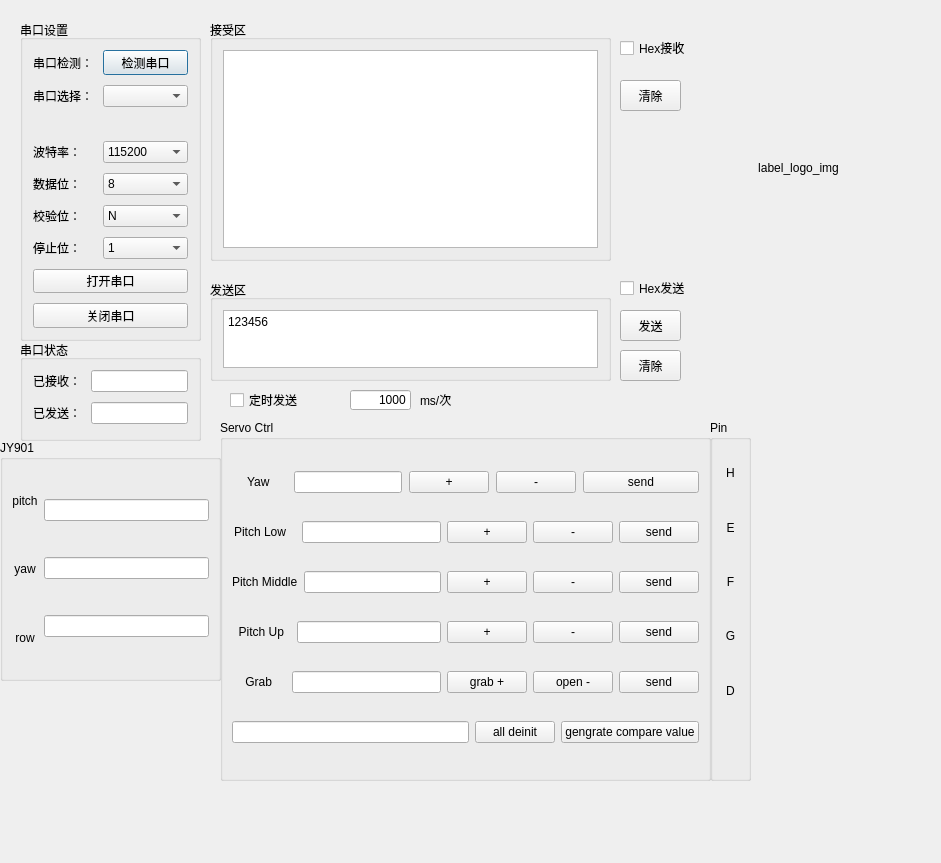
<?xml version="1.0" encoding="UTF-8"?>
<ui version="4.0">
 <class>Form</class>
 <widget class="QWidget" name="Form">
  <property name="geometry">
   <rect>
    <x>0</x>
    <y>0</y>
    <width>941</width>
    <height>863</height>
   </rect>
  </property>
  <property name="windowTitle">
   <string>Form</string>
  </property>
  <widget class="QGroupBox" name="formGroupBox">
   <property name="geometry">
    <rect>
     <x>20</x>
     <y>20</y>
     <width>181</width>
     <height>321</height>
    </rect>
   </property>
   <property name="title">
    <string>串口设置</string>
   </property>
   <layout class="QFormLayout" name="formLayout">
    <property name="horizontalSpacing">
     <number>10</number>
    </property>
    <property name="verticalSpacing">
     <number>10</number>
    </property>
    <property name="leftMargin">
     <number>10</number>
    </property>
    <property name="topMargin">
     <number>10</number>
    </property>
    <property name="rightMargin">
     <number>10</number>
    </property>
    <property name="bottomMargin">
     <number>10</number>
    </property>
    <item row="0" column="0">
     <widget class="QLabel" name="s1__lb_1">
      <property name="text">
       <string>串口检测：</string>
      </property>
     </widget>
    </item>
    <item row="0" column="1">
     <widget class="QPushButton" name="s1__box_1">
      <property name="text">
       <string>检测串口</string>
      </property>
      <property name="autoRepeatInterval">
       <number>100</number>
      </property>
      <property name="default">
       <bool>true</bool>
      </property>
     </widget>
    </item>
    <item row="1" column="0">
     <widget class="QLabel" name="s1__lb_2">
      <property name="text">
       <string>串口选择：</string>
      </property>
     </widget>
    </item>
    <item row="1" column="1">
     <widget class="QComboBox" name="s1__box_2"/>
    </item>
    <item row="3" column="0">
     <widget class="QLabel" name="s1__lb_3">
      <property name="text">
       <string>波特率：</string>
      </property>
     </widget>
    </item>
    <item row="3" column="1">
     <widget class="QComboBox" name="s1__box_3">
      <item>
       <property name="text">
        <string>115200</string>
       </property>
      </item>
      <item>
       <property name="text">
        <string>2400</string>
       </property>
      </item>
      <item>
       <property name="text">
        <string>4800</string>
       </property>
      </item>
      <item>
       <property name="text">
        <string>9600</string>
       </property>
      </item>
      <item>
       <property name="text">
        <string>14400</string>
       </property>
      </item>
      <item>
       <property name="text">
        <string>19200</string>
       </property>
      </item>
      <item>
       <property name="text">
        <string>38400</string>
       </property>
      </item>
      <item>
       <property name="text">
        <string>57600</string>
       </property>
      </item>
      <item>
       <property name="text">
        <string>76800</string>
       </property>
      </item>
      <item>
       <property name="text">
        <string>12800</string>
       </property>
      </item>
      <item>
       <property name="text">
        <string>230400</string>
       </property>
      </item>
      <item>
       <property name="text">
        <string>460800</string>
       </property>
      </item>
     </widget>
    </item>
    <item row="4" column="0">
     <widget class="QLabel" name="s1__lb_4">
      <property name="text">
       <string>数据位：</string>
      </property>
     </widget>
    </item>
    <item row="4" column="1">
     <widget class="QComboBox" name="s1__box_4">
      <item>
       <property name="text">
        <string>8</string>
       </property>
      </item>
      <item>
       <property name="text">
        <string>7</string>
       </property>
      </item>
      <item>
       <property name="text">
        <string>6</string>
       </property>
      </item>
      <item>
       <property name="text">
        <string>5</string>
       </property>
      </item>
     </widget>
    </item>
    <item row="5" column="0">
     <widget class="QLabel" name="s1__lb_5">
      <property name="text">
       <string>校验位：</string>
      </property>
     </widget>
    </item>
    <item row="5" column="1">
     <widget class="QComboBox" name="s1__box_5">
      <item>
       <property name="text">
        <string>N</string>
       </property>
      </item>
     </widget>
    </item>
    <item row="7" column="0" colspan="2">
     <widget class="QPushButton" name="open_button">
      <property name="text">
       <string>打开串口</string>
      </property>
     </widget>
    </item>
    <item row="8" column="0" colspan="2">
     <widget class="QPushButton" name="close_button">
      <property name="text">
       <string>关闭串口</string>
      </property>
     </widget>
    </item>
    <item row="6" column="0">
     <widget class="QLabel" name="s1__lb_6">
      <property name="text">
       <string>停止位：</string>
      </property>
     </widget>
    </item>
    <item row="6" column="1">
     <widget class="QComboBox" name="s1__box_6">
      <item>
       <property name="text">
        <string>1</string>
       </property>
      </item>
     </widget>
    </item>
    <item row="2" column="0" colspan="2">
     <widget class="QLabel" name="state_label">
      <property name="text">
       <string/>
      </property>
      <property name="textFormat">
       <enum>Qt::AutoText</enum>
      </property>
      <property name="scaledContents">
       <bool>true</bool>
      </property>
      <property name="alignment">
       <set>Qt::AlignRight|Qt::AlignTrailing|Qt::AlignVCenter</set>
      </property>
     </widget>
    </item>
   </layout>
  </widget>
  <widget class="QGroupBox" name="verticalGroupBox">
   <property name="geometry">
    <rect>
     <x>210</x>
     <y>20</y>
     <width>401</width>
     <height>241</height>
    </rect>
   </property>
   <property name="title">
    <string>接受区</string>
   </property>
   <layout class="QVBoxLayout" name="verticalLayout">
    <property name="leftMargin">
     <number>10</number>
    </property>
    <property name="topMargin">
     <number>10</number>
    </property>
    <property name="rightMargin">
     <number>10</number>
    </property>
    <property name="bottomMargin">
     <number>10</number>
    </property>
    <item>
     <widget class="QTextBrowser" name="s2__receive_text"/>
    </item>
   </layout>
  </widget>
  <widget class="QGroupBox" name="verticalGroupBox_2">
   <property name="geometry">
    <rect>
     <x>210</x>
     <y>280</y>
     <width>401</width>
     <height>101</height>
    </rect>
   </property>
   <property name="title">
    <string>发送区</string>
   </property>
   <layout class="QVBoxLayout" name="verticalLayout_2">
    <property name="leftMargin">
     <number>10</number>
    </property>
    <property name="topMargin">
     <number>10</number>
    </property>
    <property name="rightMargin">
     <number>10</number>
    </property>
    <property name="bottomMargin">
     <number>10</number>
    </property>
    <item>
     <widget class="QTextEdit" name="s3__send_text">
      <property name="html">
       <string>&lt;!DOCTYPE HTML PUBLIC &quot;-//W3C//DTD HTML 4.0//EN&quot; &quot;http://www.w3.org/TR/REC-html40/strict.dtd&quot;&gt;
&lt;html&gt;&lt;head&gt;&lt;meta name=&quot;qrichtext&quot; content=&quot;1&quot; /&gt;&lt;style type=&quot;text/css&quot;&gt;
p, li { white-space: pre-wrap; }
&lt;/style&gt;&lt;/head&gt;&lt;body style=&quot; font-family:'SimSun'; font-size:9pt; font-weight:400; font-style:normal;&quot;&gt;
&lt;p style=&quot; margin-top:0px; margin-bottom:0px; margin-left:0px; margin-right:0px; -qt-block-indent:0; text-indent:0px;&quot;&gt;123456&lt;/p&gt;&lt;/body&gt;&lt;/html&gt;</string>
      </property>
     </widget>
    </item>
   </layout>
  </widget>
  <widget class="QPushButton" name="s3__send_button">
   <property name="geometry">
    <rect>
     <x>620</x>
     <y>310</y>
     <width>61</width>
     <height>31</height>
    </rect>
   </property>
   <property name="text">
    <string>发送</string>
   </property>
  </widget>
  <widget class="QPushButton" name="s3__clear_button">
   <property name="geometry">
    <rect>
     <x>620</x>
     <y>350</y>
     <width>61</width>
     <height>31</height>
    </rect>
   </property>
   <property name="text">
    <string>清除</string>
   </property>
  </widget>
  <widget class="QGroupBox" name="formGroupBox">
   <property name="geometry">
    <rect>
     <x>20</x>
     <y>340</y>
     <width>181</width>
     <height>101</height>
    </rect>
   </property>
   <property name="title">
    <string>串口状态</string>
   </property>
   <layout class="QFormLayout" name="formLayout_2">
    <property name="horizontalSpacing">
     <number>10</number>
    </property>
    <property name="verticalSpacing">
     <number>10</number>
    </property>
    <property name="leftMargin">
     <number>10</number>
    </property>
    <property name="topMargin">
     <number>10</number>
    </property>
    <property name="rightMargin">
     <number>10</number>
    </property>
    <property name="bottomMargin">
     <number>10</number>
    </property>
    <item row="0" column="0">
     <widget class="QLabel" name="label">
      <property name="text">
       <string>已接收：</string>
      </property>
     </widget>
    </item>
    <item row="1" column="0">
     <widget class="QLabel" name="label_2">
      <property name="text">
       <string>已发送：</string>
      </property>
     </widget>
    </item>
    <item row="0" column="1">
     <widget class="QLineEdit" name="lineEdit"/>
    </item>
    <item row="1" column="1">
     <widget class="QLineEdit" name="lineEdit_2"/>
    </item>
   </layout>
  </widget>
  <widget class="QCheckBox" name="hex_send">
   <property name="geometry">
    <rect>
     <x>620</x>
     <y>280</y>
     <width>81</width>
     <height>16</height>
    </rect>
   </property>
   <property name="text">
    <string>Hex发送</string>
   </property>
  </widget>
  <widget class="QCheckBox" name="hex_receive">
   <property name="geometry">
    <rect>
     <x>620</x>
     <y>40</y>
     <width>81</width>
     <height>16</height>
    </rect>
   </property>
   <property name="text">
    <string>Hex接收</string>
   </property>
  </widget>
  <widget class="QPushButton" name="s2__clear_button">
   <property name="geometry">
    <rect>
     <x>620</x>
     <y>80</y>
     <width>61</width>
     <height>31</height>
    </rect>
   </property>
   <property name="text">
    <string>清除</string>
   </property>
  </widget>
  <widget class="QCheckBox" name="timer_send_cb">
   <property name="geometry">
    <rect>
     <x>230</x>
     <y>390</y>
     <width>101</width>
     <height>20</height>
    </rect>
   </property>
   <property name="text">
    <string>定时发送</string>
   </property>
  </widget>
  <widget class="QLineEdit" name="lineEdit_3">
   <property name="geometry">
    <rect>
     <x>350</x>
     <y>390</y>
     <width>61</width>
     <height>20</height>
    </rect>
   </property>
   <property name="text">
    <string>1000</string>
   </property>
   <property name="alignment">
    <set>Qt::AlignRight|Qt::AlignTrailing|Qt::AlignVCenter</set>
   </property>
  </widget>
  <widget class="QLabel" name="dw">
   <property name="geometry">
    <rect>
     <x>420</x>
     <y>390</y>
     <width>54</width>
     <height>20</height>
    </rect>
   </property>
   <property name="text">
    <string>ms/次</string>
   </property>
  </widget>
  <widget class="QGroupBox" name="groupBox">
   <property name="geometry">
    <rect>
     <x>0</x>
     <y>440</y>
     <width>221</width>
     <height>241</height>
    </rect>
   </property>
   <property name="title">
    <string>JY901</string>
   </property>
   <layout class="QHBoxLayout" name="horizontalLayout">
    <item>
     <layout class="QVBoxLayout" name="verticalLayout_4">
      <item>
       <widget class="QLabel" name="pitch_label">
        <property name="text">
         <string>pitch</string>
        </property>
        <property name="alignment">
         <set>Qt::AlignCenter</set>
        </property>
       </widget>
      </item>
      <item>
       <widget class="QLabel" name="yaw_label">
        <property name="text">
         <string>yaw</string>
        </property>
        <property name="alignment">
         <set>Qt::AlignCenter</set>
        </property>
       </widget>
      </item>
      <item>
       <widget class="QLabel" name="raw">
        <property name="text">
         <string>row</string>
        </property>
        <property name="alignment">
         <set>Qt::AlignCenter</set>
        </property>
       </widget>
      </item>
     </layout>
    </item>
    <item>
     <layout class="QVBoxLayout" name="verticalLayout_3">
      <item>
       <widget class="QLineEdit" name="pitch_line_edit"/>
      </item>
      <item>
       <widget class="QLineEdit" name="yaw_line_edit"/>
      </item>
      <item>
       <widget class="QLineEdit" name="row_line_edit"/>
      </item>
     </layout>
    </item>
   </layout>
  </widget>
  <widget class="QGroupBox" name="ServoCtrl">
   <property name="geometry">
    <rect>
     <x>220</x>
     <y>420</y>
     <width>491</width>
     <height>361</height>
    </rect>
   </property>
   <property name="title">
    <string>Servo Ctrl</string>
   </property>
   <layout class="QVBoxLayout" name="verticalLayout_5">
    <item>
     <layout class="QHBoxLayout" name="horizontalLayout_2" stretch="0,0,0,0,3">
      <property name="spacing">
       <number>7</number>
      </property>
      <property name="leftMargin">
       <number>2</number>
      </property>
      <item>
       <widget class="QLabel" name="label_yaw_servo">
        <property name="text">
         <string>    Yaw     </string>
        </property>
        <property name="alignment">
         <set>Qt::AlignJustify|Qt::AlignVCenter</set>
        </property>
       </widget>
      </item>
      <item>
       <widget class="QLineEdit" name="line_edit_yaw_servo_value"/>
      </item>
      <item>
       <widget class="QPushButton" name="bt_yaw_servo_compare_value_add">
        <property name="text">
         <string>+</string>
        </property>
       </widget>
      </item>
      <item>
       <widget class="QPushButton" name="bt_yaw_servo_compare_value_desc">
        <property name="text">
         <string>-</string>
        </property>
       </widget>
      </item>
      <item>
       <widget class="QPushButton" name="bt_yaw_servo_value_send">
        <property name="text">
         <string>send</string>
        </property>
       </widget>
      </item>
     </layout>
    </item>
    <item>
     <layout class="QHBoxLayout" name="horizontalLayout_3">
      <property name="leftMargin">
       <number>2</number>
      </property>
      <item>
       <widget class="QLabel" name="label_pitch_servo_low">
        <property name="text">
         <string>Pitch Low   </string>
        </property>
        <property name="alignment">
         <set>Qt::AlignCenter</set>
        </property>
       </widget>
      </item>
      <item>
       <widget class="QLineEdit" name="line_edit_pitch_low_servo"/>
      </item>
      <item>
       <widget class="QPushButton" name="bt_pitch_low_add">
        <property name="text">
         <string>+</string>
        </property>
       </widget>
      </item>
      <item>
       <widget class="QPushButton" name="bt_pitch_low_desc">
        <property name="text">
         <string>-</string>
        </property>
       </widget>
      </item>
      <item>
       <widget class="QPushButton" name="bt_pitch_low_send">
        <property name="text">
         <string>send</string>
        </property>
       </widget>
      </item>
     </layout>
    </item>
    <item>
     <layout class="QHBoxLayout" name="horizontalLayout_4">
      <item>
       <widget class="QLabel" name="label_pitch_middle">
        <property name="text">
         <string>Pitch Middle</string>
        </property>
       </widget>
      </item>
      <item>
       <widget class="QLineEdit" name="line_edit_pitch_middle"/>
      </item>
      <item>
       <widget class="QPushButton" name="bt_pitch_middle_add">
        <property name="text">
         <string>+</string>
        </property>
       </widget>
      </item>
      <item>
       <widget class="QPushButton" name="bt_pitch_middle_desc">
        <property name="text">
         <string>-</string>
        </property>
       </widget>
      </item>
      <item>
       <widget class="QPushButton" name="bt_pitch_middle_send">
        <property name="text">
         <string>send</string>
        </property>
       </widget>
      </item>
     </layout>
    </item>
    <item>
     <layout class="QHBoxLayout" name="horizontalLayout_5">
      <item>
       <widget class="QLabel" name="label_pitch_up">
        <property name="text">
         <string>  Pitch Up  </string>
        </property>
       </widget>
      </item>
      <item>
       <widget class="QLineEdit" name="line_edit_pitch_up"/>
      </item>
      <item>
       <widget class="QPushButton" name="bt_pitch_up_add">
        <property name="text">
         <string>+</string>
        </property>
       </widget>
      </item>
      <item>
       <widget class="QPushButton" name="bt_pitch_up_desc">
        <property name="text">
         <string>-</string>
        </property>
       </widget>
      </item>
      <item>
       <widget class="QPushButton" name="bt_pitch_up_send">
        <property name="text">
         <string>send</string>
        </property>
       </widget>
      </item>
     </layout>
    </item>
    <item>
     <layout class="QHBoxLayout" name="horizontalLayout_6">
      <item>
       <widget class="QLabel" name="label_grab">
        <property name="text">
         <string>    Grab    </string>
        </property>
       </widget>
      </item>
      <item>
       <widget class="QLineEdit" name="line_edit_grab"/>
      </item>
      <item>
       <widget class="QPushButton" name="bt_grab_add">
        <property name="text">
         <string>grab +</string>
        </property>
       </widget>
      </item>
      <item>
       <widget class="QPushButton" name="bt_grab_desc">
        <property name="text">
         <string>open -</string>
        </property>
       </widget>
      </item>
      <item>
       <widget class="QPushButton" name="bt_grab_send">
        <property name="text">
         <string>send</string>
        </property>
       </widget>
      </item>
     </layout>
    </item>
    <item>
     <layout class="QHBoxLayout" name="horizontalLayout_7">
      <item>
       <widget class="QLineEdit" name="line_edit_five_servo_compare_value"/>
      </item>
      <item>
       <widget class="QPushButton" name="bt_all_deinit">
        <property name="text">
         <string>all deinit</string>
        </property>
       </widget>
      </item>
      <item>
       <widget class="QPushButton" name="bt_generate_compare_value">
        <property name="text">
         <string>gengrate compare value</string>
        </property>
       </widget>
      </item>
     </layout>
    </item>
   </layout>
  </widget>
  <widget class="QGroupBox" name="groupBox_2">
   <property name="geometry">
    <rect>
     <x>710</x>
     <y>420</y>
     <width>41</width>
     <height>361</height>
    </rect>
   </property>
   <property name="title">
    <string>Pin</string>
   </property>
   <layout class="QVBoxLayout" name="verticalLayout_6">
    <item>
     <layout class="QVBoxLayout" name="layout_pin_remap">
      <item>
       <widget class="QLabel" name="label_3">
        <property name="text">
         <string>H</string>
        </property>
        <property name="scaledContents">
         <bool>true</bool>
        </property>
        <property name="alignment">
         <set>Qt::AlignCenter</set>
        </property>
       </widget>
      </item>
      <item>
       <widget class="QLabel" name="label_4">
        <property name="text">
         <string>E</string>
        </property>
        <property name="alignment">
         <set>Qt::AlignCenter</set>
        </property>
       </widget>
      </item>
      <item>
       <widget class="QLabel" name="label_6">
        <property name="text">
         <string>F</string>
        </property>
        <property name="alignment">
         <set>Qt::AlignCenter</set>
        </property>
       </widget>
      </item>
      <item>
       <widget class="QLabel" name="label_5">
        <property name="text">
         <string>G</string>
        </property>
        <property name="alignment">
         <set>Qt::AlignCenter</set>
        </property>
       </widget>
      </item>
      <item>
       <widget class="QLabel" name="label_7">
        <property name="text">
         <string>D</string>
        </property>
        <property name="alignment">
         <set>Qt::AlignCenter</set>
        </property>
       </widget>
      </item>
      <item>
       <widget class="QLabel" name="label_9">
        <property name="text">
         <string> </string>
        </property>
       </widget>
      </item>
     </layout>
    </item>
   </layout>
  </widget>
  <widget class="QLabel" name="label_logo_img">
   <property name="geometry">
    <rect>
     <x>700</x>
     <y>50</y>
     <width>197</width>
     <height>235</height>
    </rect>
   </property>
   <property name="text">
    <string>label_logo_img</string>
   </property>
   <property name="alignment">
    <set>Qt::AlignCenter</set>
   </property>
  </widget>
  <zorder>verticalGroupBox</zorder>
  <zorder>verticalGroupBox_2</zorder>
  <zorder>formGroupBox</zorder>
  <zorder>s3__send_button</zorder>
  <zorder>s3__clear_button</zorder>
  <zorder>formGroupBox</zorder>
  <zorder>hex_send</zorder>
  <zorder>hex_receive</zorder>
  <zorder>s2__clear_button</zorder>
  <zorder>timer_send_cb</zorder>
  <zorder>lineEdit_3</zorder>
  <zorder>dw</zorder>
  <zorder>groupBox</zorder>
  <zorder>ServoCtrl</zorder>
  <zorder>groupBox_2</zorder>
  <zorder>label_logo_img</zorder>
 </widget>
 <resources/>
 <connections/>
</ui>
